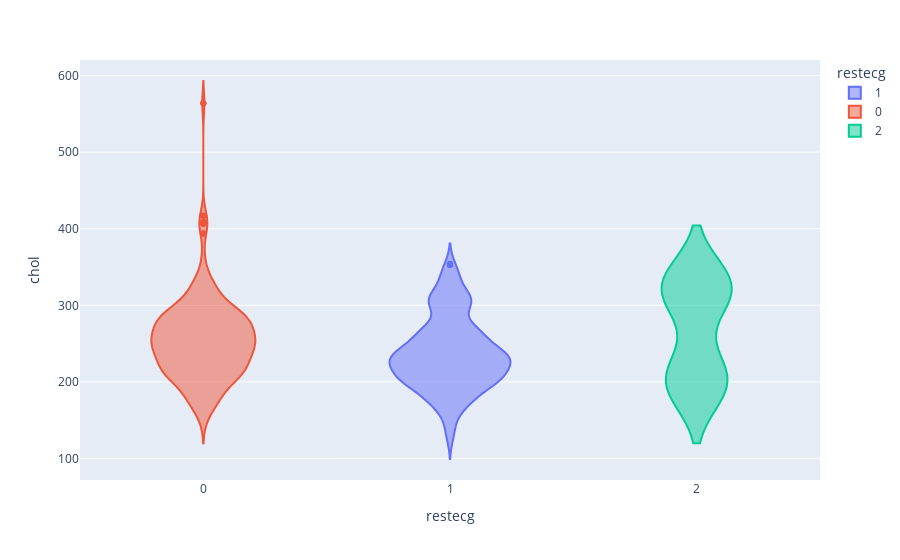

The notebook cell this image was saved under:
### Code cell
px.violin(
    df, x='restecg', y='chol', color='restecg'
)

### Figure 1 — Plotly figure (JSON) as saved in the notebook; plotly's stock layout.template omitted (floating-point values rounded to 4 significant figures; data arrays with more than 128 entries replaced by an {"elided": "..."} marker saying what was removed)
{"data": [{"alignmentgroup": "True", "box": {"visible": false}, "hovertemplate": "restecg=%{x}<br>chol=%{y}<extra></extra>", "legendgroup": "1", "marker": {"color": "#636efa"}, "name": "1", "offsetgroup": "1", "orientation": "v", "scalegroup": "True", "showlegend": true, "type": "violin", "x": {"elided": "513 int values"}, "x0": " ", "xaxis": "x", "y": {"elided": "513 int values"}, "y0": " ", "yaxis": "y"}, {"alignmentgroup": "True", "box": {"visible": false}, "hovertemplate": "restecg=%{x}<br>chol=%{y}<extra></extra>", "legendgroup": "0", "marker": {"color": "#EF553B"}, "name": "0", "offsetgroup": "0", "orientation": "v", "scalegroup": "True", "showlegend": true, "type": "violin", "x": {"elided": "497 int values"}, "x0": " ", "xaxis": "x", "y": {"elided": "497 int values"}, "y0": " ", "yaxis": "y"}, {"alignmentgroup": "True", "box": {"visible": false}, "hovertemplate": "restecg=%{x}<br>chol=%{y}<extra></extra>", "legendgroup": "2", "marker": {"color": "#00cc96"}, "name": "2", "offsetgroup": "2", "orientation": "v", "scalegroup": "True", "showlegend": true, "type": "violin", "x": [2, 2, 2, 2, 2, 2, 2, 2, 2, 2, 2, 2, 2, 2, 2], "x0": " ", "xaxis": "x", "y": [318, 327, 197, 318, 327, 197, 327, 205, 318, 205, 205, 197, 327, 205, 318], "y0": " ", "yaxis": "y"}], "layout": {"legend": {"title": {"text": "restecg"}, "tracegroupgap": 0}, "margin": {"t": 60}, "violinmode": "overlay", "xaxis": {"anchor": "y", "categoryarray": [1, 0, 2], "categoryorder": "array", "domain": [0, 1], "title": {"text": "restecg"}}, "yaxis": {"anchor": "x", "domain": [0, 1], "title": {"text": "chol"}}}}
